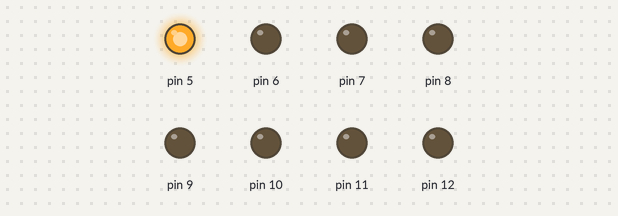
Simulated run of this sketch. Board: Arduino Uno, built with avr-gcc and run on an emulated ATmega328P. Shown: output pins drawn as LEDs (lit = HIGH).

Above: at 0.02 s.
At 0.42 s:
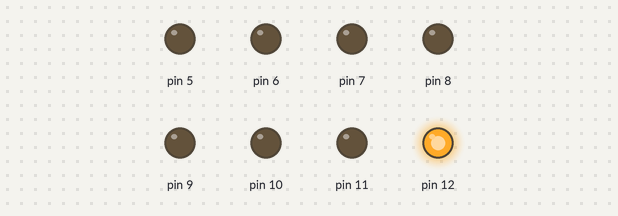
At 0.72 s:
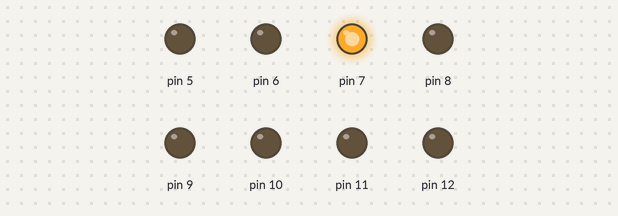
At 1.37 s:
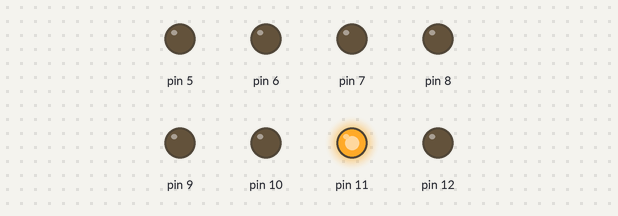
At 2.02 s:
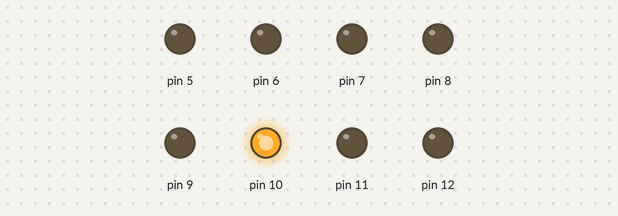
At 2.75 s:
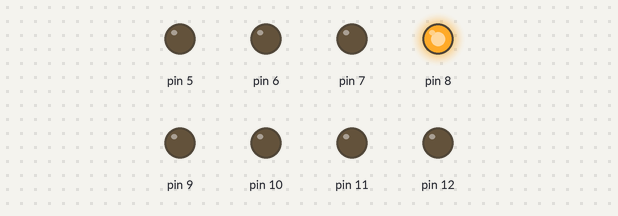
Timing chart, 0 to 3.0 s (numbered marks = the images above):
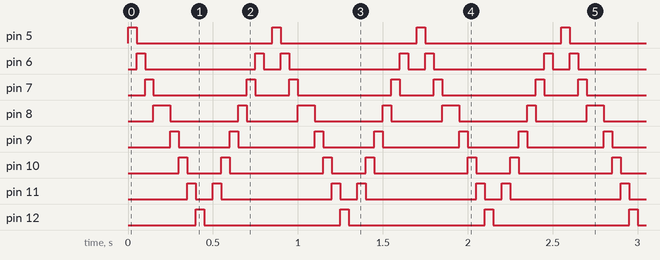

Measured:
- by itself, pin 5, pin 12: alternates HIGH for 0.05 s and LOW for 0.80 s
- by itself, pin 6: repeats every 0.85 s: LOW 0.65 s, HIGH 0.05 s, LOW 0.10 s, HIGH 0.05 s
- by itself, pin 7: repeats every 0.85 s: LOW 0.55 s, HIGH 0.05 s, LOW 0.20 s, HIGH 0.05 s
- by itself, pin 8: repeats every 0.85 s: LOW 0.40 s, HIGH 0.05 s, LOW 0.30 s, HIGH 0.10 s
- by itself, pin 9: repeats every 0.85 s: LOW 0.30 s, HIGH 0.05 s, LOW 0.45 s, HIGH 0.05 s
- by itself, pin 10: repeats every 0.85 s: LOW 0.20 s, HIGH 0.05 s, LOW 0.55 s, HIGH 0.05 s
- by itself, pin 11: repeats every 0.85 s: LOW 0.10 s, HIGH 0.05 s, LOW 0.65 s, HIGH 0.05 s

The sketch:

entradassalidas3.ino
```cpp
/**********************************************************************************
**                                                                               **
**                                  TÍTOL: Array de 8 Leds "3"                   **
**                                                                               **
**   Nom: Kevin Steven Bermeo Alvarado                           Data:06/03/2017 **
**********************************************************************************/

//************************* INCLUDE ***********************************************

//********** Variables ********************************************************


//********** Setup ************************************************************
void setup()
{
 pinMode ( 5,OUTPUT );
 pinMode ( 6,OUTPUT );
 pinMode ( 7,OUTPUT );
 pinMode ( 8,OUTPUT );
 pinMode ( 9,OUTPUT );
 pinMode ( 10,OUTPUT );
 pinMode ( 11,OUTPUT );
 pinMode ( 12,OUTPUT );
 }
//********** Loop *************************************************************
void loop()
{
  digitalWrite ( 5 , HIGH);
  delay(50);
  digitalWrite ( 5 , LOW);
  digitalWrite ( 6 , HIGH);
  delay(50);
  digitalWrite ( 6 , LOW);
  digitalWrite ( 7 , HIGH);
  delay(50);
  digitalWrite ( 7 , LOW);
  digitalWrite ( 8 , HIGH);
  delay(100);
  digitalWrite ( 8 , LOW);
  digitalWrite ( 9 , HIGH);
  delay(50);
  digitalWrite ( 9 , LOW);
  digitalWrite ( 10 , HIGH);
  delay(50);
  digitalWrite ( 10 , LOW);
  digitalWrite ( 11, HIGH);
  delay(50);
  digitalWrite ( 11, LOW);
  digitalWrite ( 12 , HIGH);
  delay(50);
 digitalWrite ( 12 , LOW);
 delay(50);
  digitalWrite ( 11 , HIGH);
  delay(50);
  digitalWrite (11 , LOW);
  digitalWrite ( 10 , HIGH);
  delay(50);
  digitalWrite ( 10 , LOW);
  digitalWrite ( 9 , HIGH);
  delay(50);
  digitalWrite ( 9 , LOW);
  digitalWrite ( 8 , HIGH);
  delay(50);
  digitalWrite ( 8 , LOW);
  digitalWrite ( 7 , HIGH);
  delay(50);
  digitalWrite ( 7 , LOW);
  digitalWrite ( 6 , HIGH);
  delay(50);
  digitalWrite ( 6 , LOW);

  delay(50);

}
```
